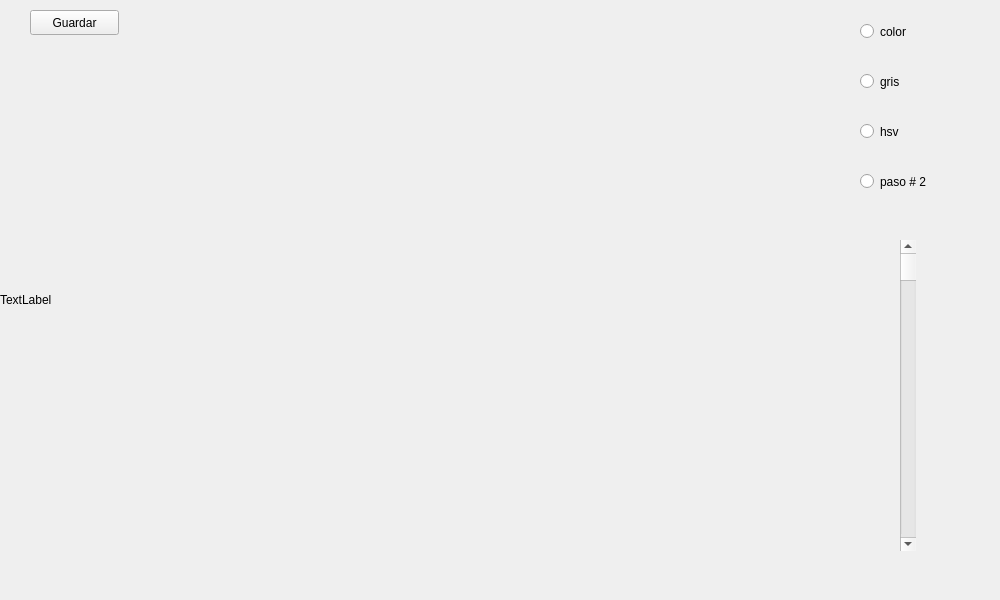
<?xml version="1.0" encoding="UTF-8"?>
<ui version="4.0">
 <class>MainWindow</class>
 <widget class="QMainWindow" name="MainWindow">
  <property name="geometry">
   <rect>
    <x>0</x>
    <y>0</y>
    <width>1000</width>
    <height>600</height>
   </rect>
  </property>
  <property name="windowTitle">
   <string>MainWindow</string>
  </property>
  <widget class="QWidget" name="centralwidget">
   <widget class="QLabel" name="label">
    <property name="geometry">
     <rect>
      <x>0</x>
      <y>0</y>
      <width>800</width>
      <height>600</height>
     </rect>
    </property>
    <property name="text">
     <string>TextLabel</string>
    </property>
   </widget>
   <widget class="QPushButton" name="pushButton">
    <property name="geometry">
     <rect>
      <x>30</x>
      <y>10</y>
      <width>89</width>
      <height>25</height>
     </rect>
    </property>
    <property name="text">
     <string>Guardar</string>
    </property>
   </widget>
   <widget class="QRadioButton" name="radioButton">
    <property name="geometry">
     <rect>
      <x>860</x>
      <y>20</y>
      <width>112</width>
      <height>23</height>
     </rect>
    </property>
    <property name="text">
     <string>color</string>
    </property>
   </widget>
   <widget class="QRadioButton" name="radioButton_2">
    <property name="geometry">
     <rect>
      <x>860</x>
      <y>70</y>
      <width>112</width>
      <height>23</height>
     </rect>
    </property>
    <property name="text">
     <string>gris</string>
    </property>
   </widget>
   <widget class="QRadioButton" name="radioButton_3">
    <property name="geometry">
     <rect>
      <x>860</x>
      <y>120</y>
      <width>112</width>
      <height>23</height>
     </rect>
    </property>
    <property name="text">
     <string>hsv</string>
    </property>
   </widget>
   <widget class="QRadioButton" name="radioButton_4">
    <property name="geometry">
     <rect>
      <x>860</x>
      <y>170</y>
      <width>112</width>
      <height>23</height>
     </rect>
    </property>
    <property name="text">
     <string>paso # 2</string>
    </property>
   </widget>
   <widget class="QScrollBar" name="verticalScrollBar">
    <property name="geometry">
     <rect>
      <x>900</x>
      <y>240</y>
      <width>16</width>
      <height>311</height>
     </rect>
    </property>
    <property name="orientation">
     <enum>Qt::Orientation::Vertical</enum>
    </property>
   </widget>
  </widget>
 </widget>
 <resources/>
 <connections/>
</ui>
